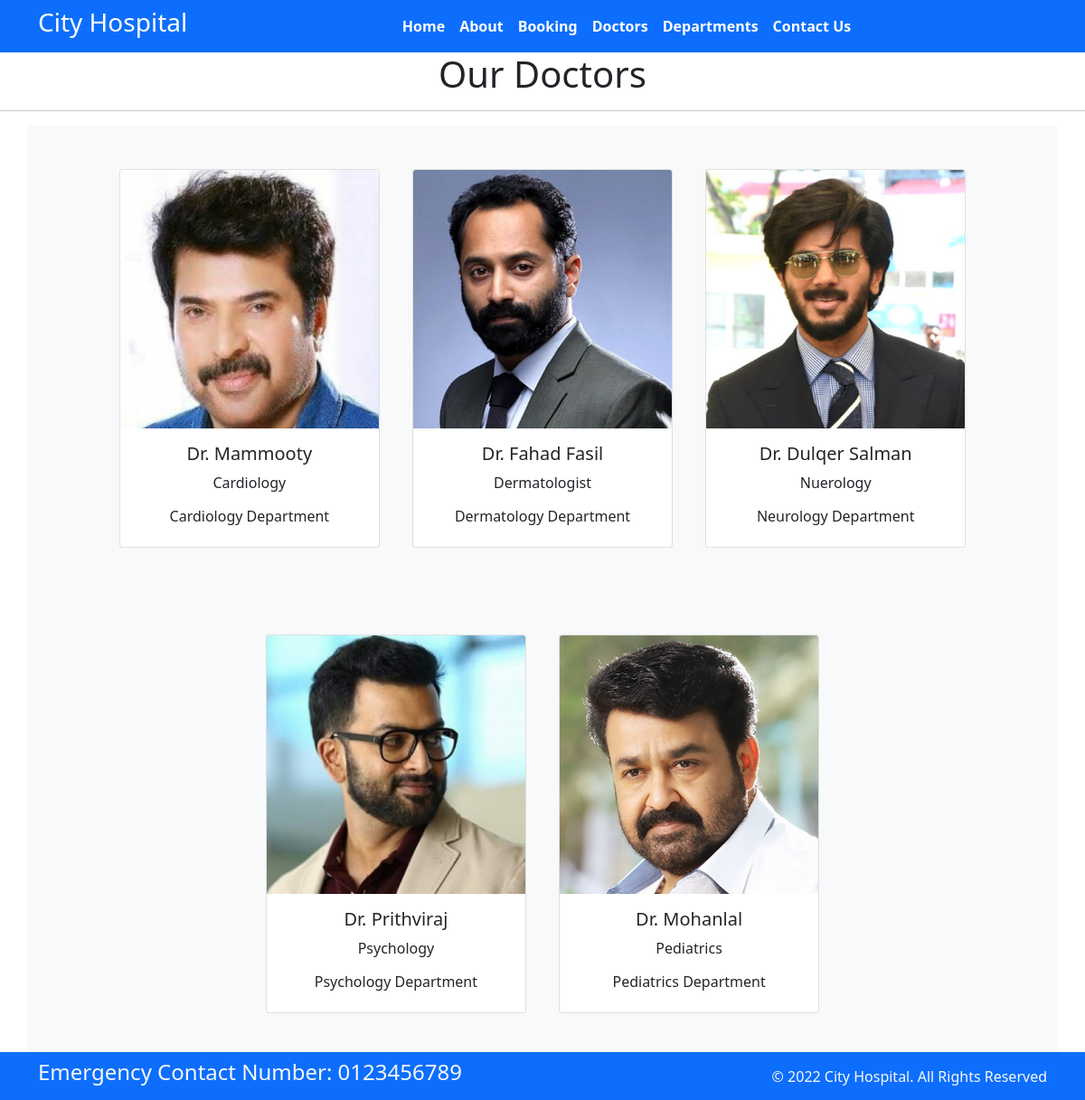
Page /doctors on the committed database.
### home/models.py (models this page shows, shortened)
class doctors(models.Model):
    doc_name = models.CharField(max_length=255)
    doc_spec = models.CharField(max_length=255)
    dep_name = models.ForeignKey(department, on_delete=models.CASCADE)
    doc_image = models.ImageField(upload_to='doctors')

class department(models.Model):
    dep_name = models.CharField(max_length=100)
    dep_description = models.TextField()
    def __str__(self):
        return self.dep_name

### home/views.py (the view)
# urls.py: path('doctors', views.Doctors,name='Doctors'),
def Doctors(request):
    dict_docs = {
        'docs': doctors.objects.all()
    }
    return render(request,'doctors.html',dict_docs)

### home/templates/doctors.html (shortened to what this page needs)
{% extends 'base.html' %}
{% block content%}
<h1 class="text-center">Our Doctors</h1>
<hr>
<div class="container text-center bg-light">
    {% for d in docs%}
    <div class="card text-center mx-3 my-5" style="width: 18rem; display:inline-block">
        <img src="{{d.doc_image.url}}" class="card-img-top" alt="...">
        <div class="card-body">
            <h5 class="card-title">Dr. {{d.doc_name}}</h5>
            <p class="card-text">{{d.doc_spec}}</p>
            <h6>{{d.dep_name}} Department</h6>
        </div>
    </div>
    {% endfor %}
</div>
{% endblock %}

### home/templates/base.html (shortened to what this page needs)
<!DOCTYPE html>
{% load static %}
<html>
  <head>
    <link rel="stylesheet"
      href=" https://cdn.jsdelivr.net/npm/bootstrap@5.1.3/dist/css/bootstrap.min.css ">
    <link rel="stylesheet"
      href="https://use.fontawesome.com/releases/v5.2.0/css/all.css">
     <link rel="stylesheet" href="{% static '/css/style.css' %}">
  </head>
  <body>
    <nav class="navbar bg-primary navbar-expand-md ">
      <div class="container">
        <div class="col-2 text-left pl-md-0">
          <h3 class="text-white"> City Hospital </h3>
        </div>
        <div
          class="collapse navbar-collapse justify-content-center col-md-8 navbar-collapse-3">
          <ul class="navbar-nav justify-content-center  fw-bold">
            <li class="nav-item active">
              <a class="nav-link text-white" href="{% url 'home' %}">Home </a>
            </li>
            <li class="nav-item">
              <a class="nav-link text-white" href="{% url 'about' %}">About</a>
            </li>
            <li class="nav-item">
              <a class="nav-link text-white" href="{% url 'booking' %}">Booking</a>
            </li>
            <li class="nav-item">
              <a class="nav-link text-white" href="{% url 'Doctors' %}">Doctors</a>
            </li>
			 <li class="nav-item">
              <a class="nav-link text-white" href="{% url 'Departments' %}">Departments</a>
            </li>
            <li class="nav-item">
              <a class="nav-link text-white" href="{% url 'contact' %}">Contact Us</a>
            </li>
          </ul>
        </div>
      </div>
    </nav>
{% block content%}
{% endblock %}
<br><br>
    <section class="fixed-bottom">
      <footer class="pt-2 pb-2  bg-primary text-light">
        <div class="container">
          <div class="row align-items-center">
            <div class="col-12 col-md-8">
              <h4>Emergency Contact Number: 0123456789</h4>
            </div>
            <div class="col-12 col-md-4 mt-4 mt-md-0 text-center text-md-end">
              © 2022 City Hospital. All Rights Reserved
            </div>
          </div>
        </div>
      </footer>
    </section>
  </body>
</html>

### rows in the picture
doctors: doc_image (picture), doc_name "Mammooty", doc_spec "Cardiology", dep_name "Cardiology"
doctors: doc_image (picture), doc_name "Fahad Fasil", doc_spec "Dermatologist", dep_name "Dermatology"
doctors: doc_image (picture), doc_name "Dulqer Salman", doc_spec "Nuerology", dep_name "Neurology"
doctors: doc_image (picture), doc_name "Prithviraj", doc_spec "Psychology", dep_name "Psychology"
doctors: doc_image (picture), doc_name "Mohanlal", doc_spec "Pediatrics", dep_name "Pediatrics"
